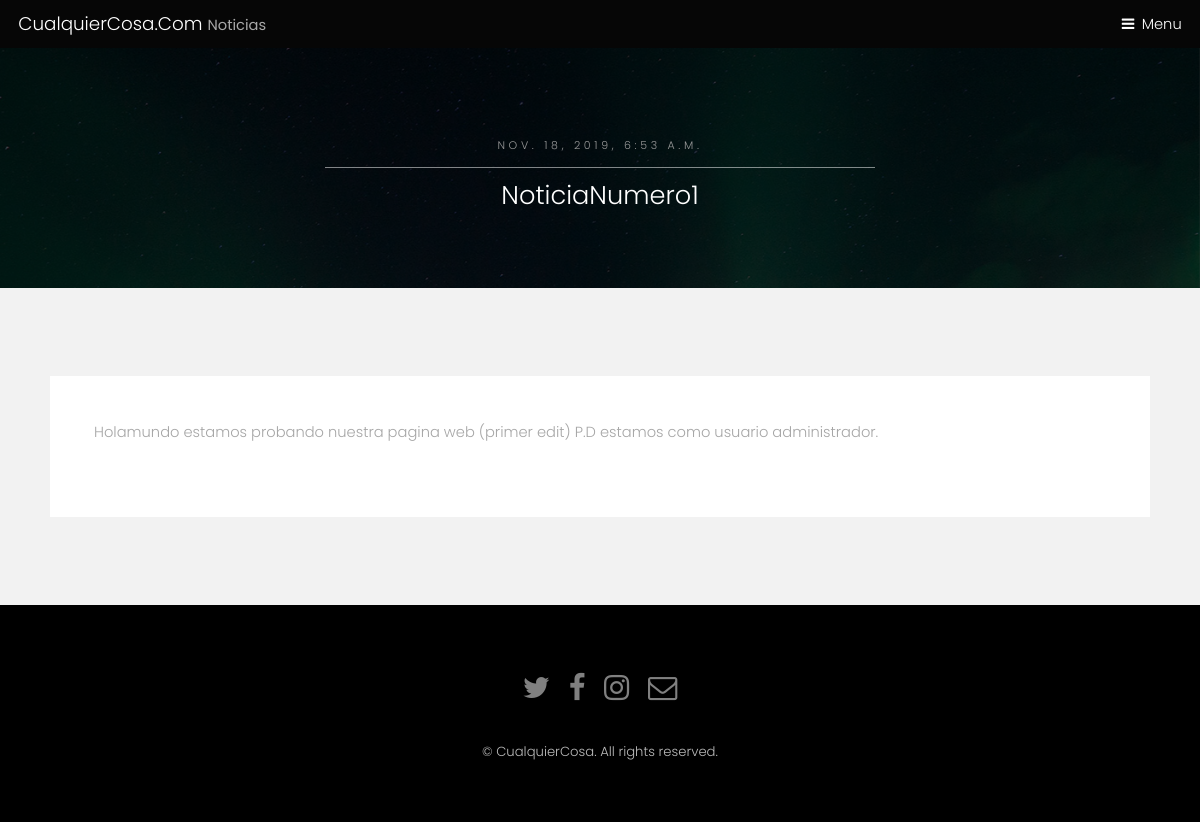
Screenshot of /noticia/22/ with the database file from the repository.
### Home/models.py (models this page shows, shortened)
class Coment(models.Model):
    author= models.ForeignKey('auth.User', on_delete=models.CASCADE)
    coment = models.CharField(max_length=50)
    descri = models.TextField()
    published_date = models.DateTimeField(blank=True, null=True)
    class Meta:
        permissions = (
            ('Usuario',_('Es profesor')),
            ('adm',_('Es adm')),
        )

### Home/views.py (the view)
def detalle(request, pk):
    coments = get_object_or_404(Coment, pk = pk)
    return render(request, 'Home/generic.html',{'coments' : coments})

### Home/Templates/Home/generic.html (shortened to what this page needs)
<!DOCTYPE HTML>
{% load static %}
<html>
	<head>
		<link rel="stylesheet" href="{% static 'assets/css/principal.css' %}" />
	</head>
	<body class="subpage">
			<header id="header">
				<div class="logo"><a href="{% url 'coment_list' %}">CualquierCosa.Com <span>Noticias</span></a></div>
				<a href="#menu">Menu</a>
			</header>
		{% block content %}
			<section id="One" class="wrapper style3">
				<div class="inner">
					<header class="align-center">
						<p>{{coments.published_date}}</p>
						<h2>{{coments.coment}}</h2>
					</header>
				</div>
			</section>
			<section id="two" class="wrapper style2">
				<div class="inner">
					<div class="box">
						<div class="content">
							<p>{{coments.descri}}</p>
						</div>
					</div>
				</div>
			</section>
			<footer id="footer">
				<div class="container">
					<ul class="icons">
						<li><a href="#" class="icon fa-twitter"><span class="label">Twitter</span></a></li>
						<li><a href="#" class="icon fa-facebook"><span class="label">Facebook</span></a></li>
						<li><a href="#" class="icon fa-instagram"><span class="label">Instagram</span></a></li>
						<li><a href="#" class="icon fa-envelope-o"><span class="label">Email</span></a></li>
					</ul>
				</div>
				<div class="copyright">
					&copy; CualquierCosa. All rights reserved.
				</div>
			</footer>
			{% endblock %}
	</body>
</html>

### rows the page displays
Coment: published_date "NOV. 18, 2019, 6:53 A.M.", coment "NoticiaNumero1", descri "Holamundo estamos probando nuestra pagina web (primer edit) P.D estamos como usuario administrador."
